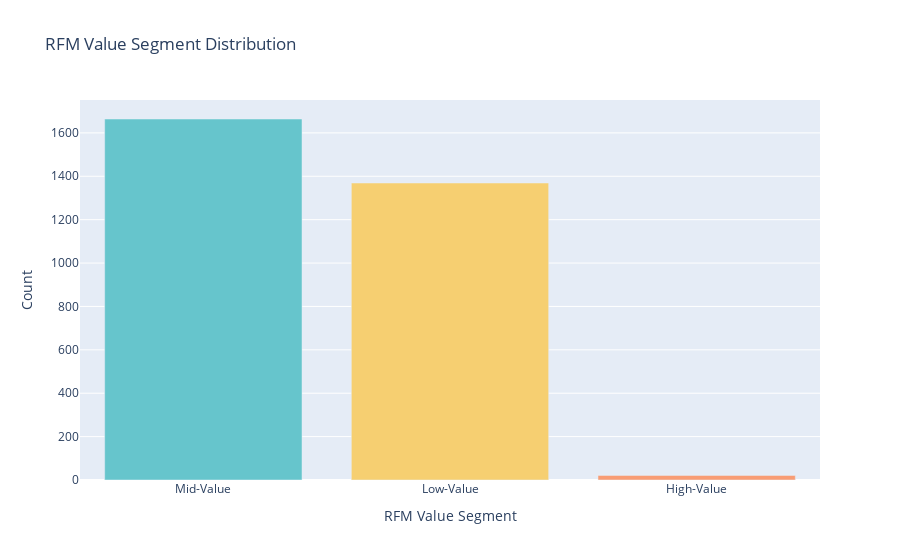

Source (notebook cell):
### Code cell
# RFM Segment Distribution
import plotly.express as px
segment_counts = rfm_df['Value Segment'].value_counts().reset_index()
segment_counts.columns = ['Value Segment', 'Count']

pastel_colors = px.colors.qualitative.Pastel

# Create the bar chart
fig_segment_dist = px.bar(segment_counts, x='Value Segment', y='Count', 
                          color='Value Segment', color_discrete_sequence=pastel_colors,
                          title='RFM Value Segment Distribution')

# Update the layout
fig_segment_dist.update_layout(xaxis_title='RFM Value Segment',
                              yaxis_title='Count',
                              showlegend=False)

# Show the figure
fig_segment_dist.show()

### Figure 1 — Plotly figure (JSON) as saved in the notebook; plotly's stock layout.template omitted (floating-point values rounded to 4 significant figures)
{"data": [{"alignmentgroup": "True", "hovertemplate": "Value Segment=%{x}<br>Count=%{y}<extra></extra>", "legendgroup": "Mid-Value", "marker": {"color": "rgb(102, 197, 204)", "pattern": {"shape": ""}}, "name": "Mid-Value", "offsetgroup": "Mid-Value", "orientation": "v", "showlegend": true, "textposition": "auto", "type": "bar", "x": ["Mid-Value"], "xaxis": "x", "y": [1664], "yaxis": "y"}, {"alignmentgroup": "True", "hovertemplate": "Value Segment=%{x}<br>Count=%{y}<extra></extra>", "legendgroup": "Low-Value", "marker": {"color": "rgb(246, 207, 113)", "pattern": {"shape": ""}}, "name": "Low-Value", "offsetgroup": "Low-Value", "orientation": "v", "showlegend": true, "textposition": "auto", "type": "bar", "x": ["Low-Value"], "xaxis": "x", "y": [1369], "yaxis": "y"}, {"alignmentgroup": "True", "hovertemplate": "Value Segment=%{x}<br>Count=%{y}<extra></extra>", "legendgroup": "High-Value", "marker": {"color": "rgb(248, 156, 116)", "pattern": {"shape": ""}}, "name": "High-Value", "offsetgroup": "High-Value", "orientation": "v", "showlegend": true, "textposition": "auto", "type": "bar", "x": ["High-Value"], "xaxis": "x", "y": [21], "yaxis": "y"}], "layout": {"barmode": "relative", "legend": {"title": {"text": "Value Segment"}, "tracegroupgap": 0}, "showlegend": false, "title": {"text": "RFM Value Segment Distribution"}, "xaxis": {"anchor": "y", "categoryarray": ["Mid-Value", "Low-Value", "High-Value"], "categoryorder": "array", "domain": [0, 1], "title": {"text": "RFM Value Segment"}}, "yaxis": {"anchor": "x", "domain": [0, 1], "title": {"text": "Count"}}}}
